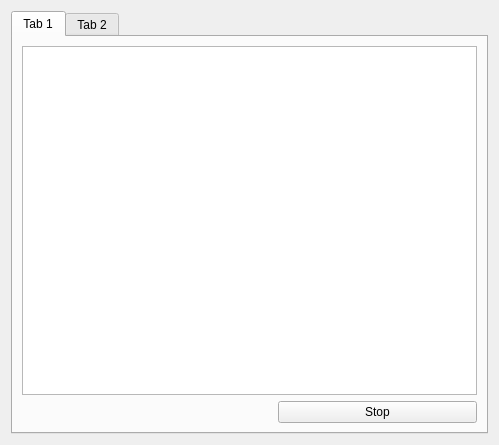
<?xml version="1.0" encoding="UTF-8"?>
<ui version="4.0">
 <class>Widget</class>
 <widget class="QWidget" name="Widget">
  <property name="geometry">
   <rect>
    <x>0</x>
    <y>0</y>
    <width>499</width>
    <height>445</height>
   </rect>
  </property>
  <property name="windowTitle">
   <string>Live Monitoring</string>
  </property>
  <layout class="QGridLayout" name="gridLayout">
   <item row="0" column="0">
    <widget class="QTabWidget" name="tabWidget">
     <property name="currentIndex">
      <number>0</number>
     </property>
     <widget class="QWidget" name="tab">
      <attribute name="title">
       <string>Tab 1</string>
      </attribute>
      <layout class="QFormLayout" name="formLayout">
       <item row="0" column="0" colspan="2">
        <widget class="QGraphicsView" name="graphicsView"/>
       </item>
       <item row="1" column="0">
        <spacer name="horizontalSpacer">
         <property name="orientation">
          <enum>Qt::Horizontal</enum>
         </property>
         <property name="sizeHint" stdset="0">
          <size>
           <width>250</width>
           <height>21</height>
          </size>
         </property>
        </spacer>
       </item>
       <item row="1" column="1">
        <widget class="QPushButton" name="BTstopGraph">
         <property name="text">
          <string>Stop</string>
         </property>
        </widget>
       </item>
      </layout>
     </widget>
     <widget class="QWidget" name="tab_2">
      <attribute name="title">
       <string>Tab 2</string>
      </attribute>
     </widget>
    </widget>
   </item>
  </layout>
 </widget>
 <resources/>
 <connections/>
</ui>
